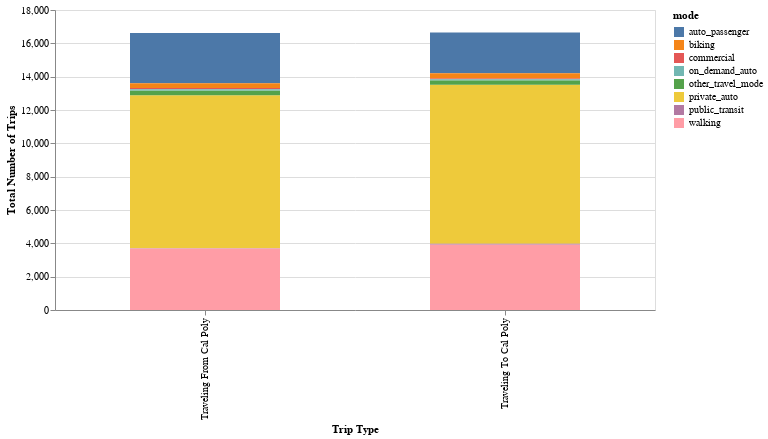

Here is the notebook cell this chart was saved with:
### Code cell
alt.Chart(modes_breakdown).mark_bar(size=150).encode(
    x=alt.X("df_name:O", title = "Trip Type"),
    y=alt.Y("total_trips:Q", title="Total Number of Trips"),
    color="mode:N"
).properties(
    width=600,  
    height=300 )

### Figure 1 — Vega-Lite specification as saved in the notebook (floating-point values rounded to 4 significant figures)
{"config": {"view": {"continuousWidth": 300, "continuousHeight": 300}}, "data": {"name": "data-fe6d31c4ee54645b4e7a363dc1e5f8c7"}, "mark": {"type": "bar", "size": 150}, "encoding": {"color": {"field": "mode", "type": "nominal"}, "x": {"field": "df_name", "title": "Trip Type", "type": "ordinal"}, "y": {"field": "total_trips", "title": "Total Number of Trips", "type": "quantitative"}}, "height": 300, "width": 600, "$schema": "https://vega.github.io/schema/vega-lite/v5.20.1.json", "datasets": {"data-fe6d31c4ee54645b4e7a363dc1e5f8c7": [{"df_name": "Traveling To Cal Poly", "mode": "commercial", "pct_trips": 0.003422, "total_trips": 57}, {"df_name": "Traveling To Cal Poly", "mode": "auto_passenger", "pct_trips": 0.1475, "total_trips": 2457}, {"df_name": "Traveling To Cal Poly", "mode": "private_auto", "pct_trips": 0.573, "total_trips": 9544}, {"df_name": "Traveling To Cal Poly", "mode": "walking", "pct_trips": 0.2361, "total_trips": 3933}, {"df_name": "Traveling To Cal Poly", "mode": "on_demand_auto", "pct_trips": 0.004503, "total_trips": 75}, {"df_name": "Traveling To Cal Poly", "mode": "public_transit", "pct_trips": 0.002221, "total_trips": 37}, {"df_name": "Traveling To Cal Poly", "mode": "other_travel_mode", "pct_trips": 0.01525, "total_trips": 254}, {"df_name": "Traveling To Cal Poly", "mode": "biking", "pct_trips": 0.01801, "total_trips": 300}, {"df_name": "Traveling From Cal Poly", "mode": "commercial", "pct_trips": 0.004873, "total_trips": 81}, {"df_name": "Traveling From Cal Poly", "mode": "auto_passenger", "pct_trips": 0.1813, "total_trips": 3014}, {"df_name": "Traveling From Cal Poly", "mode": "private_auto", "pct_trips": 0.5522, "total_trips": 9179}, {"df_name": "Traveling From Cal Poly", "mode": "walking", "pct_trips": 0.2217, "total_trips": 3686}, {"df_name": "Traveling From Cal Poly", "mode": "public_transit", "pct_trips": 0.001323, "total_trips": 22}, {"df_name": "Traveling From Cal Poly", "mode": "other_travel_mode", "pct_trips": 0.01708, "total_trips": 284}, {"df_name": "Traveling From Cal Poly", "mode": "on_demand_auto", "pct_trips": 0.004091, "total_trips": 68}, {"df_name": "Traveling From Cal Poly", "mode": "biking", "pct_trips": 0.01739, "total_trips": 289}]}}
